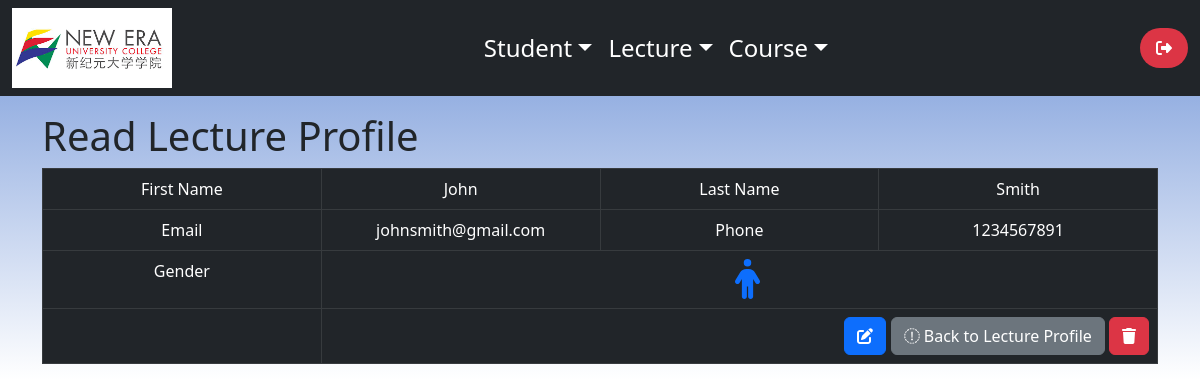
/admin/lecture_read_one.php?lecture_id=2 (signed in), run on the app's committed database.
### tables this page shows
CREATE TABLE IF NOT EXISTS `lecture` (
  `lecture_id` int(255) NOT NULL AUTO_INCREMENT,
  `lecture_firstname` text NOT NULL,
  `lecture_lastname` text NOT NULL,
  `lecture_password` varchar(50) NOT NULL,
  `lecture_email` varchar(128) NOT NULL,
  `lecture_phone` varchar(11) NOT NULL,
  `lecture_gender` varchar(30) NOT NULL,
  `user_type` varchar(50) NOT NULL,
  `lecture_entrytime` timestamp NOT NULL DEFAULT CURRENT_TIMESTAMP,
  PRIMARY KEY (`lecture_id`)
);

### admin/lecture_read_one.php (the view, shortened to what this page needs)
<!DOCTYPE HTML>
<html>
<head>
    <link href="https://cdn.jsdelivr.net/npm/bootstrap@5.2.2/dist/css/bootstrap.min.css" rel="stylesheet">
    <link href="../css/background.css" rel="stylesheet" />
</head>
<body>
    <div class="container-fluid px-0">
        <?php include 'admin_topnav.php'; ?>
        <div class="container my-3">
            <div class="page-header">
                <h1>Read Lecture Profile</h1>
            </div>
            <?php
            $lecture_id = isset($_GET['lecture_id']) ? $_GET['lecture_id'] : die('ERROR: Record not found.');
            include '../config/database.php';
            try {
                $query = "SELECT * FROM lecture WHERE lecture_id = :lecture_id ";
                $stmt = $con->prepare($query);
                $stmt->bindParam(":lecture_id", $lecture_id);
                $stmt->execute();
                $row = $stmt->fetch(PDO::FETCH_ASSOC);
                $lecture_firstname = $row['lecture_firstname'];
                $lecture_lastname = $row['lecture_lastname'];
                $lecture_email = $row['lecture_email'];
                $lecture_phone = $row['lecture_phone'];
                $lecture_gender = $row['lecture_gender'];
            }
            catch (PDOException $exception) {
                die('ERROR: ' . $exception->getMessage());
            }
            ?>
            <table class='table table-hover table-dark table-responsive table-bordered'>
                <tr>
                    <td class="text-center col-3">First Name</td>
                    <td class="text-center col-3"><?php echo htmlspecialchars($lecture_firstname, ENT_QUOTES);  ?></td>
                    <td class="text-center col-3">Last Name</td>
                    <td class="text-center col-3"><?php echo htmlspecialchars($lecture_lastname, ENT_QUOTES);  ?></td>
                </tr>
                <tr>
                    <td class="text-center col-3">Email</td>
                    <td class="text-center col-3"><?php echo htmlspecialchars($lecture_email, ENT_QUOTES);  ?></td>
                    <td class="text-center col-3">Phone</td>
                    <td class="text-center col-3"><?php echo htmlspecialchars($lecture_phone, ENT_QUOTES);  ?></td>
                </tr>
                <tr>
                    <td class="text-center col-3">Gender</td>
                    <td class="text-center col-3" colspan="3"><?php if ($lecture_gender == "male") {
                            echo "<i class='fa-solid fa-person fs-1 text-primary ms-3'></i>";
                        } else {
                            echo "<i class='fa-solid fa-person-dress fs-1 text-danger ms-3'></i>";
                        } ?></td>
                </tr>
                <tr>
                    <td></td>
                    <td class="text-end" colspan="3">
                        <?php echo "<a href='lecture_update.php?lecture_id={$lecture_id}' class='btn btn-primary m-r-1em'><i class='fa-solid fa-pen-to-square'></i></a>"; ?>
                        <a href='lecture_read.php' class='btn btn-secondary'><i class="fa-sharp fa-solid fa-circle-arrow-left"></i> Back to Lecture Profile</a>
                        <?php echo "<a href='lecture_delete.php?lecture_id={$lecture_id}' class='btn btn-danger'><i class='fa-solid fa-trash'></i></a>"; ?>
                    </td>
                </tr>
            </table>
        </div>
    </div>
</body>
</html>

### css/background.css (style rules this page uses)
body { background: linear-gradient(#7396d8, #ffffff); background-repeat: repeat-x; }

### data on the page
lecture: lecture_firstname "John", lecture_lastname "Smith", lecture_email "johnsmith@gmail.com", lecture_phone "1234567891"
